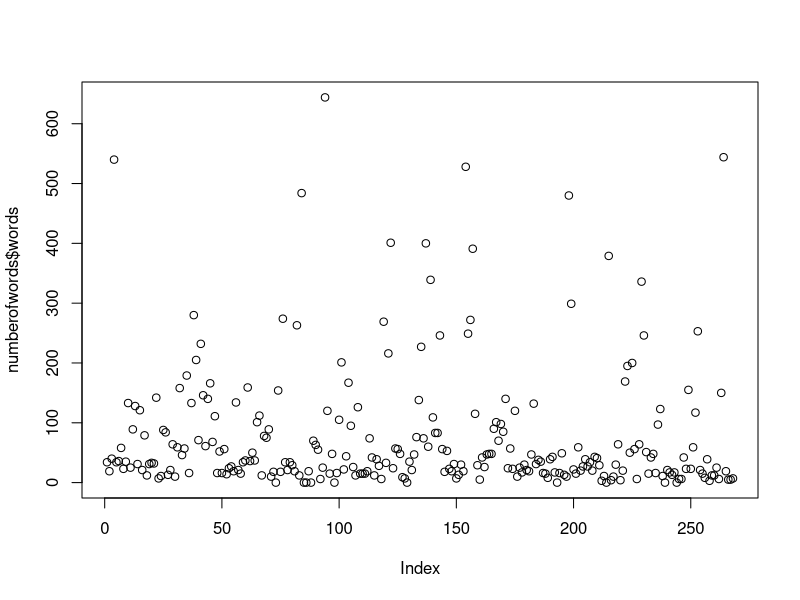

Reproduce this figure in R. (Note: this script raises an error after producing the figure.)
## ---- chunk 1
methods(plot)
## ---- chunk 2
numberofwords <- readr::read_csv("../Modulo 2/numberofwords.csv")
str(numberofwords)

## ---- chunk 3
plot(numberofwords$words)
## ---- chunk 4
windowsFonts(A = windowsFont("Times New Roman"))
## ---- chunk 5

plot(numberofwords$words, ylab = "Frecuencia", xlab = "Id. del bebé", main = "Número de palabras pronunciadas por bebés", sub = "Fichero: numberofwords.csv", pch = 21, bg = "#0073C2FF", col = "black", cex = 1.5, lwd = 0.9, frame = FALSE, family= "A")
## ---- chunk 6
summary(numberofwords$words)
## ---- chunk 7
boxplot(numberofwords$words)
## ---- chunk 8
table(numberofwords$age)
## ---- chunk 9
barplot(table(numberofwords$age), col = "aquamarine3",
        xlab = "Edad", main = "Número de niños por edad (meses)")
## ---- chunk 10
plot(factor(numberofwords$age), col = "aquamarine4",
        xlab = "Edad", main = "Número de niños por edad (meses)")
## ---- chunk 11
hist(numberofwords$words, col = "#894160", xlab = "Número de palabras", ylab = "Frecuencia")
## ---- chunk 12
hist(numberofwords$words, col = "#894160", xlab = "Número de palabras", ylab = "Frecuencia")
rug(numberofwords$words)
## ---- chunk 13
hist(numberofwords$words, col = "#894160", xlab = "Número de palabras", ylab = "Frecuencia", breaks = 50)
rug(numberofwords$words)
## ---- chunk 14
hist(numberofwords$words, col = "#894160", xlab = "Número de palabras", ylab = "Frecuencia", breaks = 50)
rug(numberofwords$words)
abline(v=mean(numberofwords$words, rm.na = T), lwd = 2, col="#41896a", lty = 2)
## ---- chunk 15
hist(numberofwords$words, col = "#894160", xlab = "Número de palabras", ylab = "Frecuencia", breaks = 50)
rug(numberofwords$words)
abline(v = mean(numberofwords$words, rm.na = T), lwd = 2, col="#41896a", lty = 2)
text(label = paste("media =", round(mean(numberofwords$words, rm.na = T), 4)), x = mean(numberofwords$words, rm.na = T), y = 45, pos = 4, col = "#41896a")
## ---- chunk 16
ratones <- readr::read_csv("../Modulo 2/calcium.csv")
plot(x = ratones$dose, y = ratones$weight, xlab = "Dósis de fármaco (mg)", ylab = "Peso (gr)", frame = FALSE)
# plot(weight ~ dose, data = ratones, xlab = "Dósis de fármaco (mg)", ylab = "Peso (gr)", frame = FALSE)


## ---- chunk 17
mod_lm <- lm(weight ~ dose, data = ratones)
plot(weight ~ dose, data = ratones, xlab = "Dósis de fármaco (mg)", ylab = "Peso (gr)", frame = FALSE)
lines(ratones$dose, predict(mod_lm), col = 2, lwd =2)

## ---- chunk 18
plot(weight ~ dose, data = ratones, xlab = "Dósis de fármaco (mg)", ylab = "Peso (gr)", frame = FALSE, col = factor(ratones$sex))
legend(x = "bottomright", legend = c("Macho", "Hembra"),  fill = c("red","black") ,  title = "Sexo")

## ---- chunk 19
plot(words ~ factor(gender), data = numberofwords, xlab = "", ylab = "Número de palabras", frame = FALSE, col = c("#608941","#416089"), outline = FALSE)
# boxplot(words ~ factor(gender), data = numberofwords, xlab = "", ylab = "Número de palabras", frame = FALSE, col = c("#608941","#416089"), outline = FALSE)
## ---- chunk 20
library(dplyr)
freq <- numberofwords %>% group_by(age, gender) %>% summarise(n = sum(words)) 
barplot(n ~ gender + age, data = freq, beside = T, col = c("#608941","#416089"), legend = levels(factor(freq$gender)), args.legend  = list(x = "topleft", inset = 0.01))
## ---- chunk 21
par(mfrow = c(1, 2), mar = c(5, 4, 2, 1))
boxplot(words ~ factor(gender), data = numberofwords, xlab = "", ylab = "Número de palabras", frame = FALSE, col = c("#608941","#416089"), outline = FALSE)
boxplot(words ~ factor(region), data = numberofwords, xlab = "", ylab = "Número de palabras", frame = FALSE, col = c("#894160","#41896a"), outline = FALSE)
